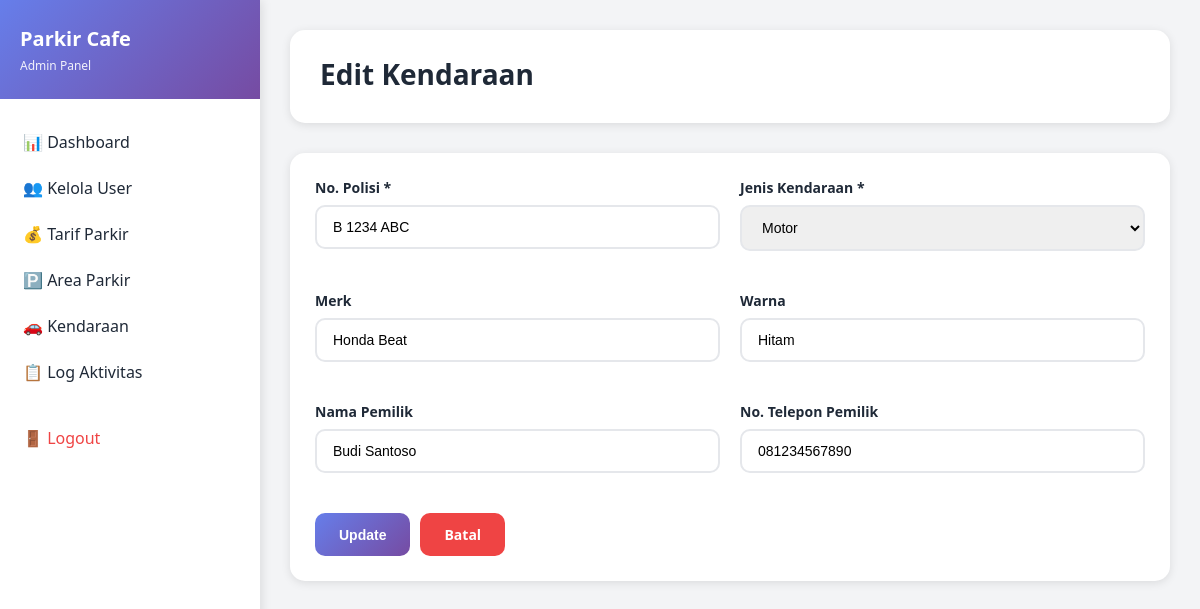
The page /admin/editKendaraan/1 (signed in) on the database its author committed.
### tables this page shows
CREATE TABLE `kendaraan` (
  `id` int(11) NOT NULL,
  `no_polisi` varchar(20) NOT NULL,
  `jenis_kendaraan` enum('motor','mobil','bus','truk') NOT NULL,
  `merk` varchar(50) DEFAULT NULL,
  `warna` varchar(30) DEFAULT NULL,
  `nama_pemilik` varchar(100) DEFAULT NULL,
  `no_telp_pemilik` varchar(20) DEFAULT NULL,
  `created_at` timestamp NOT NULL DEFAULT current_timestamp(),
  `updated_at` timestamp NOT NULL DEFAULT current_timestamp() ON UPDATE current_timestamp()
);

### controllers/AdminController.php (called while the page is built, shortened)
<?php
class AdminController extends Controller {
    private $kendaraanModel;
    public function __construct() {
        $this->kendaraanModel = $this->model('KendaraanModel');
    }
    public function editKendaraan($id) {
        $data = [
            'title' => 'Edit Kendaraan',
            'kendaraan' => $this->kendaraanModel->getById($id)
        ];
        $this->view('admin/kendaraan/edit', $data);
    }
}

### core/App.php (called while the page is built, shortened)
<?php
class App {
    protected $method = 'login';
    public function __construct() {
        $url = $this->parseURL();
        if (isset($url[0])) {
            $controllerName = ucfirst($url[0]) . 'Controller';
            $controllerPath = __DIR__ . '/../controllers/' . $controllerName . '.php';
            if (file_exists($controllerPath)) {
                unset($url[0]);
            }
        }
        $this->controller = new $this->controller;
        if (isset($url[1])) {
            if (method_exists($this->controller, $url[1])) {
                $this->method = $url[1];
                unset($url[1]);
            }
        }
        $this->params = $url ? array_values($url) : [];
        call_user_func_array([$this->controller, $this->method], $this->params);
    }
    public function parseURL() {
        if (isset($_GET['url'])) {
            $url = rtrim($_GET['url'], '/');
            $url = filter_var($url, FILTER_SANITIZE_URL);
            $url = explode('/', $url);
            return $url;
        }
        return [];
    }
}

### index.php (called while the page is built, shortened)
<?php
$app = new App();

### core/Model.php (called while the page is built, shortened)
<?php
class Model {
    protected $db;
    protected $table;
    public function __construct() {
        $this->db = Database::getInstance()->getConnection();
    }
    public function getById($id) {
        $stmt = $this->db->prepare("SELECT * FROM {$this->table} WHERE id = ?");
        $stmt->execute([$id]);
        return $stmt->fetch();
    }
}

### config/Database.php (called while the page is built, shortened)
<?php
class Database {
    private static $instance = null;
    private $connection;
    private $host = 'localhost';
    private $dbname = 'parkir_cafe';
    private $username = 'root';
    private $password = '';
    private function __construct() {
        try {
            $this->connection = new PDO(
                "mysql:host={$this->host};dbname={$this->dbname};charset=utf8mb4",
                $this->username,
                $this->password,
                [
                    PDO::ATTR_ERRMODE => PDO::ERRMODE_EXCEPTION,
                    PDO::ATTR_DEFAULT_FETCH_MODE => PDO::FETCH_ASSOC,
                    PDO::ATTR_EMULATE_PREPARES => false
                ]
            );
        } catch (PDOException $e) {
            die("Database connection failed: " . $e->getMessage());
        }
    }
    public static function getInstance() {
        if (self::$instance === null) {
            self::$instance = new self();
        }
        return self::$instance;
    }
    public function getConnection() {
        return $this->connection;
    }
}

### views/admin/kendaraan/edit.php (the view, shortened to what this page needs)
<?php require_once __DIR__ . '/../../layouts/header.php'; ?>
<div class="page-header">
    <h1>Edit Kendaraan</h1>
</div>
<div class="card">
    <div class="card-body">
        <form action="<?= BASE_URL ?>admin/updateKendaraan/<?= $kendaraan['id'] ?>" method="POST">
            <div class="form-row">
                <div class="form-group">
                    <label for="no_polisi">No. Polisi *</label>
                    <input type="text" id="no_polisi" name="no_polisi" value="<?= $kendaraan['no_polisi'] ?>" required style="text-transform: uppercase;">
                </div>
                <div class="form-group">
                    <label for="jenis_kendaraan">Jenis Kendaraan *</label>
                    <select id="jenis_kendaraan" name="jenis_kendaraan" required>
                        <option value="motor" <?= $kendaraan['jenis_kendaraan'] == 'motor' ? 'selected' : '' ?>>Motor</option>
                    </select>
                </div>
            </div>
            <div class="form-row">
                <div class="form-group">
                    <label for="merk">Merk</label>
                    <input type="text" id="merk" name="merk" value="<?= $kendaraan['merk'] ?>">
                </div>
                <div class="form-group">
                    <label for="warna">Warna</label>
                    <input type="text" id="warna" name="warna" value="<?= $kendaraan['warna'] ?>">
                </div>
            </div>
            <div class="form-row">
                <div class="form-group">
                    <label for="nama_pemilik">Nama Pemilik</label>
                    <input type="text" id="nama_pemilik" name="nama_pemilik" value="<?= $kendaraan['nama_pemilik'] ?>">
                </div>
                <div class="form-group">
                    <label for="no_telp_pemilik">No. Telepon Pemilik</label>
                    <input type="text" id="no_telp_pemilik" name="no_telp_pemilik" value="<?= $kendaraan['no_telp_pemilik'] ?>">
                </div>
            </div>
            <div class="d-flex gap-2 mt-3">
                <button type="submit" class="btn btn-primary">Update</button>
                <a href="<?= BASE_URL ?>admin/kendaraan" class="btn btn-danger">Batal</a>
            </div>
        </form>
    </div>
</div>
<?php require_once __DIR__ . '/../../layouts/footer.php'; ?>

### public/css/style.css (style rules this page uses)
* { margin: 0; padding: 0; box-sizing: border-box; }
:root { --primary: #667eea; --primary-dark: #5568d3; --secondary: #764ba2; --success: #10b981; --danger: #ef4444; --warning: #f59e0b; --info: #3b82f6; --dark: #1f2937; --light: #f3f4f6; --white: #ffffff; --border: #e5e7eb; --shadow: rgba(0, 0, 0, 0.1); --shadow-lg: rgba(0, 0, 0, 0.15); }
body { font-family: 'Segoe UI', Tahoma, Geneva, Verdana, sans-serif; background: linear-gradient(135deg, #667eea 0%, #764ba2 100%); min-height: 100vh; color: var(--dark); }
.form-group { margin-bottom: 20px; }
.form-group label { display: block; margin-bottom: 8px; font-weight: 600; color: var(--dark); font-size: 14px; }
.form-group input, .form-group select, .form-group textarea { width: 100%; padding: 12px 16px; border: 2px solid var(--border); border-radius: 10px; font-size: 14px; transition: all 0.3s ease; }
.btn { display: inline-block; padding: 12px 24px; border: none; border-radius: 10px; font-size: 14px; font-weight: 600; cursor: pointer; transition: all 0.3s ease; text-decoration: none; text-align: center; }
.btn-primary { background: linear-gradient(135deg, var(--primary) 0%, var(--secondary) 100%); color: var(--white); }
.btn-danger { background: var(--danger); color: var(--white); }
.page-header { background: var(--white); padding: 25px 30px; border-radius: 15px; margin-bottom: 30px; box-shadow: 0 2px 10px var(--shadow); }
.page-header h1 { font-size: 28px; color: var(--dark); margin-bottom: 5px; }
.card { background: var(--white); border-radius: 15px; box-shadow: 0 2px 10px var(--shadow); margin-bottom: 30px; }
.card-body { padding: 25px; }
.form-row { display: grid; grid-template-columns: repeat(auto-fit, minmax(250px, 1fr)); gap: 20px; margin-bottom: 20px; }
.mt-3 { margin-top: 20px; }
.d-flex { display: flex; }
.gap-2 { gap: 10px; }

### rows shown on the page
kendaraan: no_polisi "B 1234 ABC", jenis_kendaraan "Motor", merk "Honda Beat", warna "Hitam", nama_pemilik "Budi Santoso", no_telp_pemilik "081234567890"

### other values the page prints
$_SESSION['role'] "Admin"
